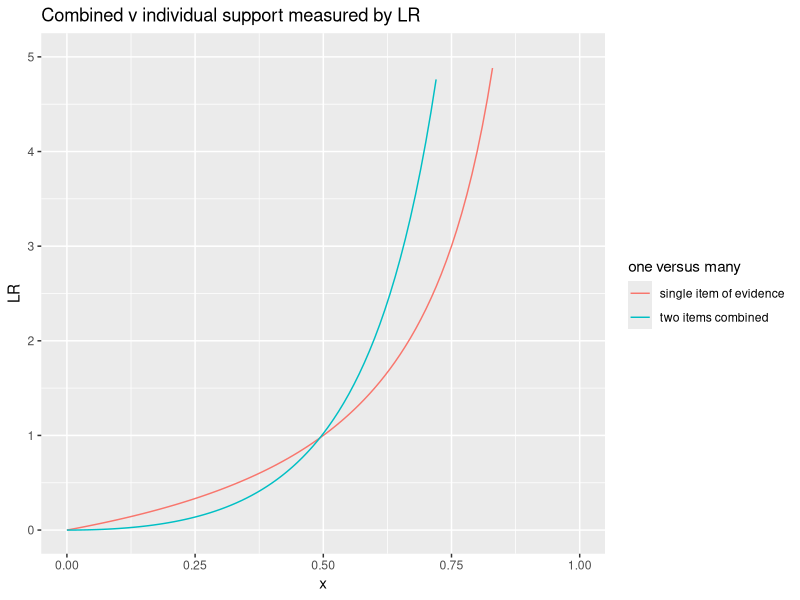

Recreate this plot in R.
## ---- chunk 1
knitr::opts_chunk$set(echo = TRUE)
## ---- chunk 2
library(ggplot2)
t <- 0.2
k <- 0.1
ggplot(data.frame(x=c(0,1)), aes(x)) +   ylim(0, 5) +
  stat_function(fun=function(x)(x/(1-x)), geom="line", aes(colour="single item of evidence")) +
        stat_function(fun=function(x)((x^2)/(k*(1-t)*(x)*(1-x)+(1-k)*t*x*(1-x)+(1-k)*(1-t)*(1-x)*(1-x))), geom="line", aes(colour="two items combined")) +
        xlab("x") + ylab("LR") +labs(colour="one versus many") +
       ggtitle("Combined v individual support measured by LR")
